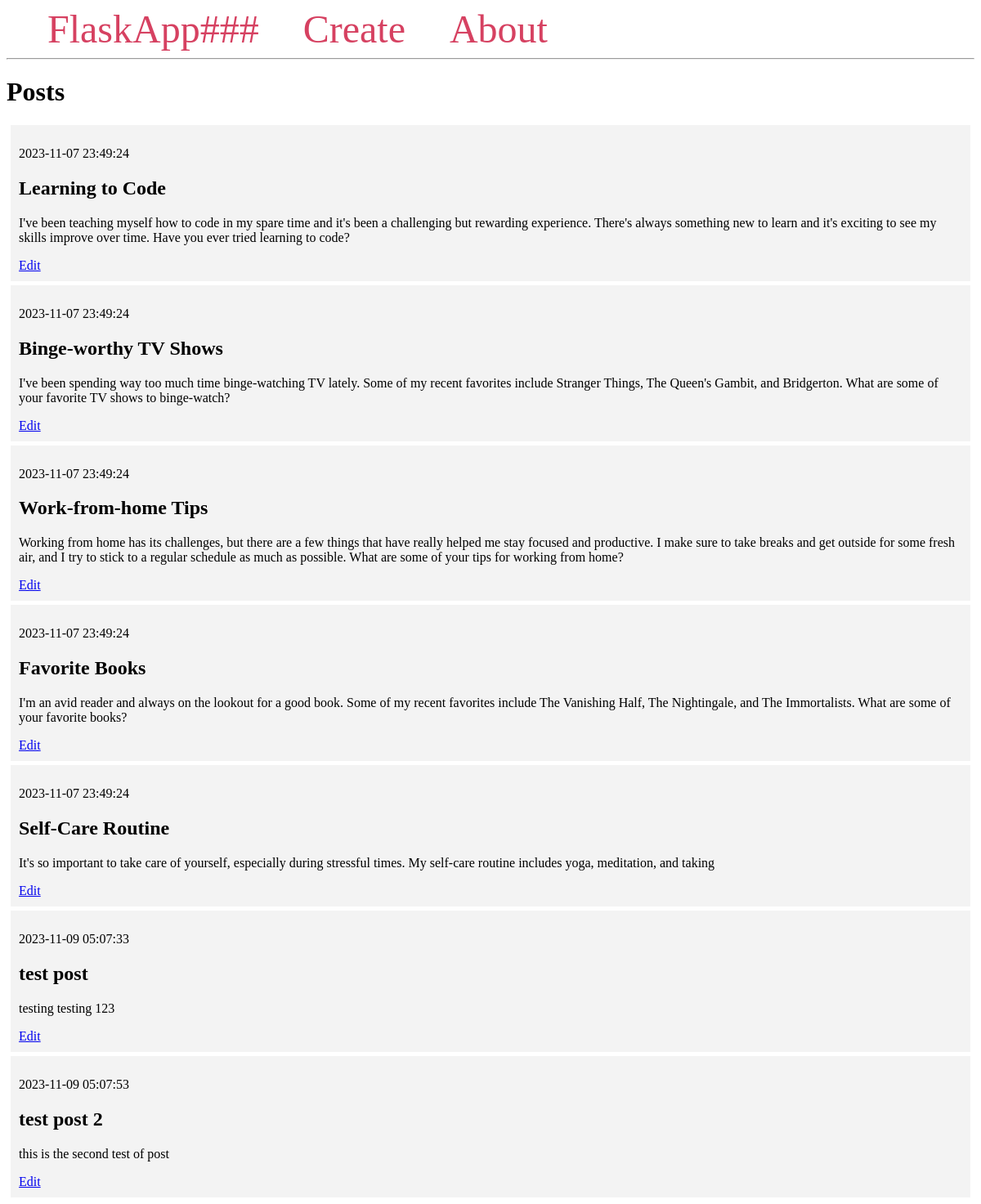
The page / on the database its author committed.
### tables this page shows
CREATE TABLE posts (
    id INTEGER PRIMARY KEY AUTOINCREMENT,
    created TIMESTAMP NOT NULL DEFAULT CURRENT_TIMESTAMP,
    title TEXT NOT NULL,
    content TEXT NOT NULL
);

### app.py (the view)
@app.route('/')
def index():
    conn = get_db_connection()
    query = 'SELECT * FROM posts'
    posts = conn.execute(query).fetchall()
    conn.close()
    return render_template("index.html", posts=posts)

### app.py (called while the page is built)
def get_db_connection():
    conn = sqlite3.connect('database.db')
    conn.row_factory = sqlite3.Row
    return conn

### templates/index.html
{% extends 'base.html' %}
{% block content %}
    <h1>{% block title %} Posts {% endblock %}</h1>
    {% for post in posts %}
        <div class="post">
            <p>{{ post['created'] }}</p>
            <h2>{{ post['title'] }}</h2>
            <p>{{ post['content'] }}</p>
            <a href="{{ url_for('edit', id=post['id']) }}">Edit</a>
        </div>
    {% endfor %}
{% endblock %}

### templates/base.html (shortened to what this page needs)
<!DOCTYPE html>
<html lang="en">
<head>
</head>
<body>
    <nav>
        <a href="{{ url_for('index') }}">FlaskApp###</a>
        <a href="{{ url_for('create') }}">Create</a>
        <a href="#">About</a>
    </nav>
    <hr>
    <div class="content">
        {% block content %} {% endblock %}
    </div>
</body>
</html>

### templates/base.html (style rules this page uses)
.post { padding: 10px; margin: 5px; background-color: #f3f3f3 }
nav a { color: #d64161; font-size: 3em; margin-left: 50px; text-decoration: none; }

### rows shown on the page
posts: created "2023-11-07 23:49:24", title "Learning to Code", content "I've been teaching myself how to code in my spare time and it's been a challenging but rewarding experience. There's always something new to learn and it's exciting to see my skills improve over time. Have you ever tried learning to code?"
posts: created "2023-11-07 23:49:24", title "Binge-worthy TV Shows", content "I've been spending way too much time binge-watching TV lately. Some of my recent favorites include Stranger Things, The Queen's Gambit, and Bridgerton. What are some of your favorite TV shows to binge-watch?"
posts: created "2023-11-07 23:49:24", title "Work-from-home Tips", content "Working from home has its challenges, but there are a few things that have really helped me stay focused and productive. I make sure to take breaks and get outside for some fresh air, and I try to stick to a regular schedule as much as possible. What are some of your tips for working from home?"
posts: created "2023-11-07 23:49:24", title "Favorite Books", content "I'm an avid reader and always on the lookout for a good book. Some of my recent favorites include The Vanishing Half, The Nightingale, and The Immortalists. What are some of your favorite books?"
posts: created "2023-11-07 23:49:24", title "Self-Care Routine", content "It's so important to take care of yourself, especially during stressful times. My self-care routine includes yoga, meditation, and taking"
posts: created "2023-11-09 05:07:33", title "test post", content "testing testing 123"
posts: created "2023-11-09 05:07:53", title "test post 2", content "this is the second test of post"
